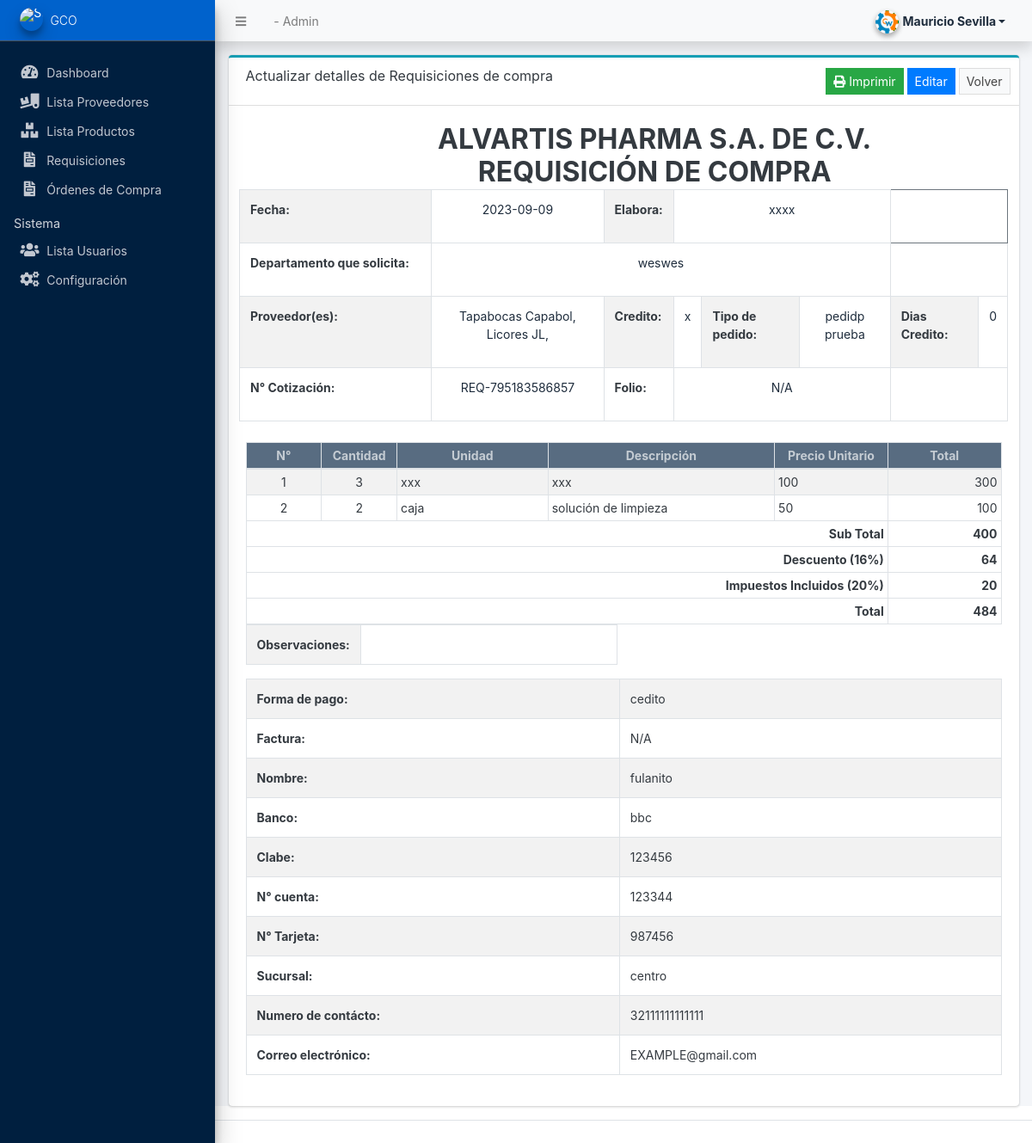
/admin/?page=requisitions/view_req&id=11 (signed in), run on the app's committed database.
### tables this page shows
CREATE TABLE `req_list` (
  `id` int(11) NOT NULL,
  `date_created` date NOT NULL,
  `date_update` datetime DEFAULT current_timestamp(),
  `author_name` varchar(100) NOT NULL,
  `credit_status` int(11) NOT NULL,
  `type_order` varchar(100) NOT NULL,
  `counted` varchar(100) NOT NULL,
  `iva_percentage` int(11) NOT NULL,
  `iva_amount` int(11) NOT NULL,
  `isr_percentage` int(11) NOT NULL,
  `isr_amount` int(11) NOT NULL,
  `observation` varchar(255) NOT NULL,
  `department` varchar(100) NOT NULL,
  `invoice` varchar(100) NOT NULL,
  `way_pay` varchar(100) NOT NULL,
  `client_invoice` varchar(100) NOT NULL,
  `client_name` varchar(100) NOT NULL,
  `bank` varchar(100) NOT NULL,
  `client_key` varchar(100) NOT NULL,
  `client_account_num` int(11) NOT NULL,
  `client_card_num` int(11) NOT NULL,
  `branch_office` varchar(100) NOT NULL,
  `pr_no` varchar(100) NOT NULL,
  `contact_client` varchar(50) NOT NULL,
  `email_client` varchar(255) NOT NULL,
  `dias_c` int(11) NOT NULL,
  `condi_p` varchar(255) NOT NULL,
  `type_mon` varchar(50) NOT NULL,
  `descu` int(11) NOT NULL
);

CREATE TABLE `supplier_list` (
  `id` int(11) NOT NULL,
  `name` varchar(250) NOT NULL,
  `business_name` varchar(100) NOT NULL,
  `postal_code_id` int(11) NOT NULL,
  `suburb` varchar(100) NOT NULL,
  `town_hall` varchar(255) NOT NULL,
  `contact_sold` varchar(50) NOT NULL,
  `contact_invoice` varchar(50) NOT NULL,
  `contact_pay` varchar(50) NOT NULL,
  `discount` int(11) NOT NULL,
  `type_person` varchar(50) NOT NULL,
  `credit` int(11) NOT NULL,
  `email` varchar(150) NOT NULL,
  `date_created` datetime NOT NULL DEFAULT current_timestamp(),
  `dias_c` int(11) NOT NULL,
  `type_mon` varchar(50) NOT NULL,
  `way_pay` varchar(255) NOT NULL,
  `client_invoice` varchar(255) NOT NULL,
  `client_name` varchar(255) NOT NULL,
  `bank` varchar(255) NOT NULL,
  `client_key` varchar(255) NOT NULL,
  `client_account_num` varchar(255) NOT NULL,
  `client_card_num` varchar(255) NOT NULL,
  `branch_office` varchar(255) NOT NULL,
  `contact_client` varchar(255) NOT NULL,
  `email_client` varchar(255) NOT NULL
);

CREATE TABLE `req_items` (
  `id` int(11) NOT NULL,
  `req_id` int(11) NOT NULL,
  `item_id` int(11) NOT NULL,
  `unit_price` int(11) NOT NULL,
  `quantity` int(11) NOT NULL,
  `supplier_id` int(11) NOT NULL
);

CREATE TABLE `item_list` (
  `id` int(11) NOT NULL,
  `product_key` varchar(250) NOT NULL,
  `supplier_id` int(11) NOT NULL,
  `quantity` int(11) NOT NULL,
  `unit` varchar(100) NOT NULL,
  `description` text NOT NULL,
  `delivery_time` int(11) NOT NULL,
  `department` varchar(255) NOT NULL,
  `art` varchar(50) NOT NULL,
  `date_created` datetime NOT NULL DEFAULT current_timestamp()
);

### classes/DBConnection.php (called while the page is built, shortened)
<?php
class DBConnection{
    private $host = DB_SERVER;
    private $username = DB_USERNAME;
    private $password = DB_PASSWORD;
    private $database = DB_NAME;
    public $conn;
    public function __construct(){
        if (!isset($this->conn)) {
            $this->conn = new mysqli($this->host, $this->username, $this->password, $this->database);
        }
    }
}
?>

### classes/SystemSettings.php (called while the page is built, shortened)
<?php
class SystemSettings extends DBConnection{
	function info($field=''){
		if(!empty($field)){
			if(isset($_SESSION['system_info'][$field]))
				return $_SESSION['system_info'][$field];
			else
				return false;
		}else{
			return false;
		}
	}
}
$_settings = new SystemSettings();
?>

### admin/requisitions/view_req.php (the view, shortened to what this page needs)
<?php
if (isset($_GET['id']) && $_GET['id'] > 0) {
    $qry = $conn->query("SELECT r.*, ri.supplier_id, sup.name from `req_list` r LEFT JOIN req_items ri ON ri.req_id = r.id LEFT JOIN supplier_list sup ON ri.supplier_id = sup.id where r.id = '{$_GET['id']}' ");
    if ($qry->num_rows > 0) {
        $results = [];
        while ($row = $qry->fetch_assoc()) {
            $results[] = $row;
        }
    }
}
?>
<div class="card card-outline card-info">
    <div class="card-header">
        <h3 class="card-title"><?php echo isset($id) ? "Actualizar detalles de Requisiciones de compra" : "New Purchase Order" ?> </h3>
        <div class="card-tools">
            <button class="btn btn-sm btn-flat btn-success" id="print" type="button"><i class="fa fa-print"></i> Imprimir</button>
            <a class="btn btn-sm btn-flat btn-primary" href="?page=requisitions/manage_req&id=<?php echo $id ?>">Editar</a>
            <a class="btn btn-sm btn-flat btn-default" href="?page=purchase_orders">Volver</a>
        </div>
    </div>
    <div class="card-body" id="out_print">
        <div class="row">
            <div class="col-3">
                <center><img src="<?php echo validate_image($_settings->info('logo')) ?>" alt="" height="200px"></center>
            </div>
            <div class="col-9 d-flex align-items-center">
                <div class="text-center">
                    <h2 class="m-0"><b><?php echo $_settings->info('company_name') ?></b></h2>
                    <h2 class="m-0"><b>REQUISICIÓN DE COMPRA</b></h2>
                </div>
            </div>
        </div>
        <div class="row mb-2">
            <table class="table table-striped table-bordered border" id="item-list2">
                <tr class="border border-secondary">
                    <th class="disabled" style="width: 25% !important;" colspan="1">Fecha:</th>
                    <td class="bg-white text-center" colspan="1">
                        <p><?php echo isset($date_created) ? $date_created : '' ?></p>
                    </td>
                    <th class="disabled" colspan="1">Elabora:</th>
                    <td class="bg-white text-center" colspan="3">
                        <p><?php echo isset($author_name) ? $author_name : '' ?></p>
                    </td>
                </tr>
                <tr>
                    <th class="disabled" colspan="1">Departamento que solicita:</th>
                    <td class="bg-white text-center" colspan="5">
                        <p><?php echo isset($department) ? $department : '' ?></p>
                    </td>
                </tr>
                <tr>
                    <th class="disabled" colspan="1">Proveedor(es):</th>
                    <td class="bg-white text-center" colspan="1">
                        <?php
                        foreach ($results as $result) {
                            echo $result['name'] . ', ';
                        }
                        ?>
                    </td>
                    <th class="disabled" colspan="1">Credito:</th>
                    <td class="bg-white text-center" colspan="1">
                        <p><?php echo (isset($credit_status) && $credit_status == '1') ? 'x' : '' ?></p>
                    </td>
                    <th class="disabled" colspan="1">Tipo de pedido:</th>
                    <td class="bg-white text-center" colspan="1">
                        <p><?php echo isset($type_order) ? $type_order : '' ?></p>
                    </td>
                    <th class="disabled" colspan="1">Dias Credito:</th>
                    <td class="bg-white text-center" colspan="1">
                        <p><?php echo isset($dias_c) ? $dias_c : '' ?></p>
                    </td>
                </tr>
                <tr>
                    <th class="disabled" style="width: 25% !important;" colspan="1">N° Cotización:</th>
                    <td class="bg-white text-center" colspan="1">
                        <p><?php echo isset($pr_no) ? $pr_no : '' ?></p>
                    </td>
                    <th class="disabled" colspan="1">Folio:</th>
                    <td class="bg-white text-center" colspan="3">
                        <p><?php echo isset($invoice) ? $invoice : '' ?></p>
                    </td>
                </tr>
            </table>
        </div>
        <div class="row">
            <div class="col-md-12">
                <table class="table table-striped table-bordered mb-0" id="item-list">
                    <colgroup>
                        <col width="10%">
                        <col width="10%">
                        <col width="20%">
                        <col width="30%">
                        <col width="15%">
                        <col width="15%">
                    </colgroup>
                    <thead>
                        <tr class="bg-navy disabled" style="">
                            <th class="bg-navy disabled text-light px-1 py-1 text-center">N°</th>
                            <th class="bg-navy disabled text-light px-1 py-1 text-center">Cantidad</th>
                            <th class="bg-navy disabled text-light px-1 py-1 text-center">Unidad</th>
                            <th class="bg-navy disabled text-light px-1 py-1 text-center">Descripción</th>
                            <th class="bg-navy disabled text-light px-1 py-1 text-center">Precio Unitario</th>
                            <th class="bg-navy disabled text-light px-1 py-1 text-center">Total</th>
                        </tr>
                    </thead>
                    <tbody>
                        <?php
                        $i=1;
                        if (isset($id)):
                            $order_items_qry = $conn->query("SELECT ri.*,i.product_key, i.description , i.unit FROM `req_items` ri inner join item_list i on ri.item_id = i.id where ri.`req_id` = '$id' ");
                            $sub_total = 0;
                            while ($row = $order_items_qry->fetch_assoc()):
                                $sub_total += ($row['quantity'] * $row['unit_price']);
                                ?>
                                <tr class="po-item" data-id="">
                                    <td class="align-middle p-0 text-center"><?php echo $i++ ?></td>
                                    <td class="align-middle p-0 text-center"><?php echo $row['quantity'] ?></td>
                                    <td class="align-middle p-1"><?php echo $row['unit'] ?></td>
                                    <td class="align-middle p-1"><?php echo $row['product_key'] ?></td>
                                    <td class="align-middle p-1"><?php echo number_format($row['unit_price']) ?></td>
                                    <td class="align-middle p-1 text-right total-price"><?php echo number_format($row['quantity'] * $row['unit_price']) ?></td>
                                </tr>
                                <?php
                            endwhile;
                        endif;
                        ?>
                    </tbody>
                    <tfoot>
                        <tr class="bg-lightblue">
                        <tr>
                            <th class="p-1 text-right" colspan="5">Sub Total</th>
                            <th class="p-1 text-right" id="sub_total"><?php echo number_format($sub_total) ?></th>
                        </tr>
                        <tr>
                            <th class="p-1 text-right" colspan="5">Descuento (<?php echo isset($iva_percentage) ? $iva_percentage : 0 ?>%)
                            </th>
                            <th class="p-1 text-right"><?php echo isset($iva_amount) ? number_format($iva_amount) : 0 ?></th>
                        </tr>
                        <tr>
                            <th class="p-1 text-right" colspan="5">Impuestos Incluidos (<?php echo isset($isr_amount) ? $isr_amount : 0 ?>%)</th>
                            <th class="p-1 text-right"><?php echo isset($isr_amount) ? number_format($isr_amount) : 0 ?></th>
                        </tr>
                        <tr>
                            <th class="p-1 text-right" colspan="5">Total</th>
                            <th class="p-1 text-right" id="total"><?php echo isset($iva_amount) ? number_format($sub_total + $iva_amount + $isr_amount) : 0 ?></th>
                        </tr>
                        </tr>
                    </tfoot>
                </table>
                <div class="row">
                    <div class="col-6 ">
                        <table class="table table-striped table-bordered border">
                            <tr class="border border-secondary">
                                <th class="disabled" style="width: 25% !important;" colspan="1">Observaciones:</th>
                                <td class="bg-white text-center" colspan="1">
                                </td>
                            </tr>
                        </table>
                    </div>
                </div>
                <div class="row">
                    <div class="col-md-12">
                        <table class="table table-striped table-bordered" id="item-list2">
                            <tr >
                                <th class="disabled">Forma de pago:</th>
                                <td>
                                    <?php echo isset($way_pay) ? $way_pay : '' ?>
                                </td>
                            </tr>
                            <tr>
                                <th class="disabled">Factura:</th>
                                <td>
                                    <?php echo isset($client_invoice) ? $client_invoice : '' ?>
                                </td>
                            </tr>
                            <tr>
                                <th class="disabled">Nombre:</th>
                                <td>
                                    <?php echo isset($client_name) ? $client_name : '' ?>
                                </td>
                            </tr>
                            <tr>
                                <th class="disabled">Banco:</th>
                                <td>
                                    <?php echo isset($bank) ? $bank : '' ?>
                                </td>
                            </tr>
                            <tr>
                                <th class="disabled">Clabe:</th>
                                <td>
                                    <?php echo isset($client_key) ? $client_key : '' ?>
                                </td>
                            </tr>
                            <tr>
                                <th class="disabled">N° cuenta:</th>
                                <td>
                                    <?php echo isset($client_account_num) ? $client_account_num : '' ?>
                                </td>
                            </tr>
                            <tr>
                                <th class="disabled">N° Tarjeta:</th>
                                <td>
                                    <?php echo isset($client_card_num) ? $client_card_num : '' ?>
                                </td>
                            </tr>
                            <tr>
                                <th class="disabled">Sucursal:</th>
                                <td>
                                    <?php echo isset($branch_office) ? $branch_office : '' ?>
                                </td>
                            </tr>
                            <tr>
                                <th class="disabled">Numero de contácto:</th>
                                <td>
                                    <?php echo isset($contact_client) ? $contact_client : '' ?>
                                </td>
                            </tr>
                            <tr>
                                <th class="disabled">Correo electrónico:</th>
                                <td>
                                    <?php echo isset($email_client) ? $email_client : '' ?>
                                </td>
                            </tr>
                        </table>
                    </div>
                </div>
            </div>
        </div>
    </div>
</div>

### data on the page
req_list: supplier_list.name "Tapabocas Capabol", supplier_list.name "Licores JL"
req_items: quantity "3", item_list.unit "xxx", item_list.product_key "xxx", unit_price "100", $row['quantity'] * $row['unit_price'] "300"
req_items: quantity "2", item_list.unit "caja", item_list.product_key "solución de limpieza", unit_price "50", $row['quantity'] * $row['unit_price'] "100"

### other printed values
$_settings->userdata('firstname').' '.$_settings->userdata('lastname') "Mauricio Sevilla"
$_settings->info('short_name') "GCO"
$_settings->info('company_name') "ALVARTIS PHARMA S.A. DE C.V."
$date_created "2023-09-09"
$author_name "xxxx"
$department "weswes"
$type_order "pedidp prueba"
$dias_c "0"
$pr_no "REQ-795183586857"
$invoice "N/A"
$sub_total "400"
$iva_percentage "16"
$iva_amount "64"
$isr_amount "20"
$sub_total + $iva_amount + $isr_amount "484"
